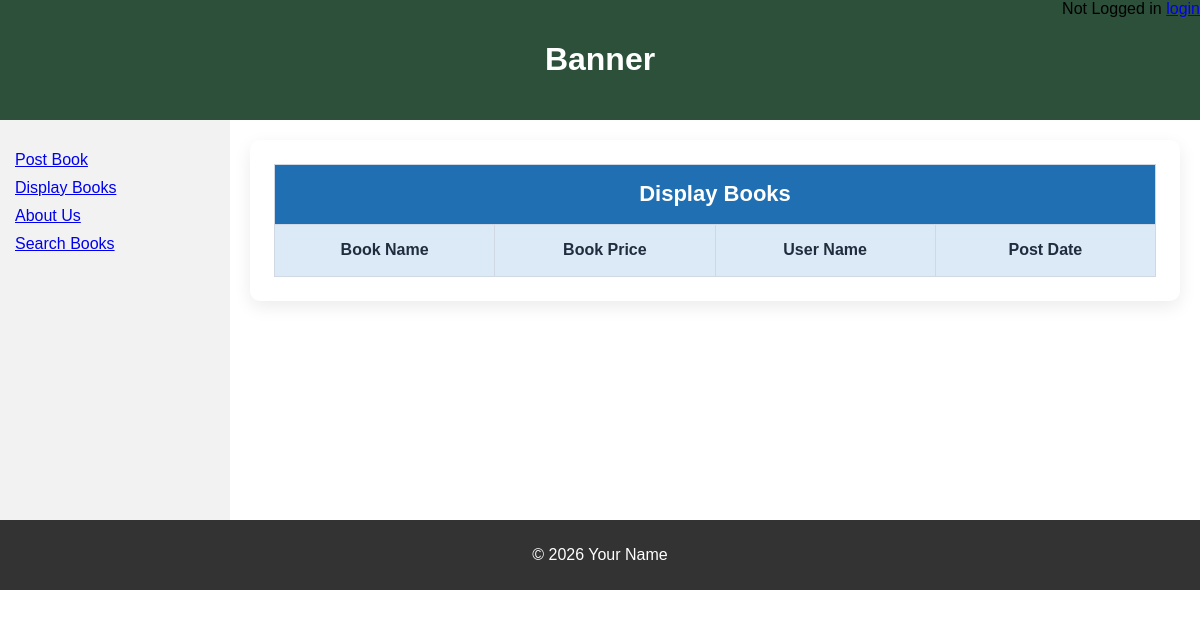
The app's page /displaybooks, older data.
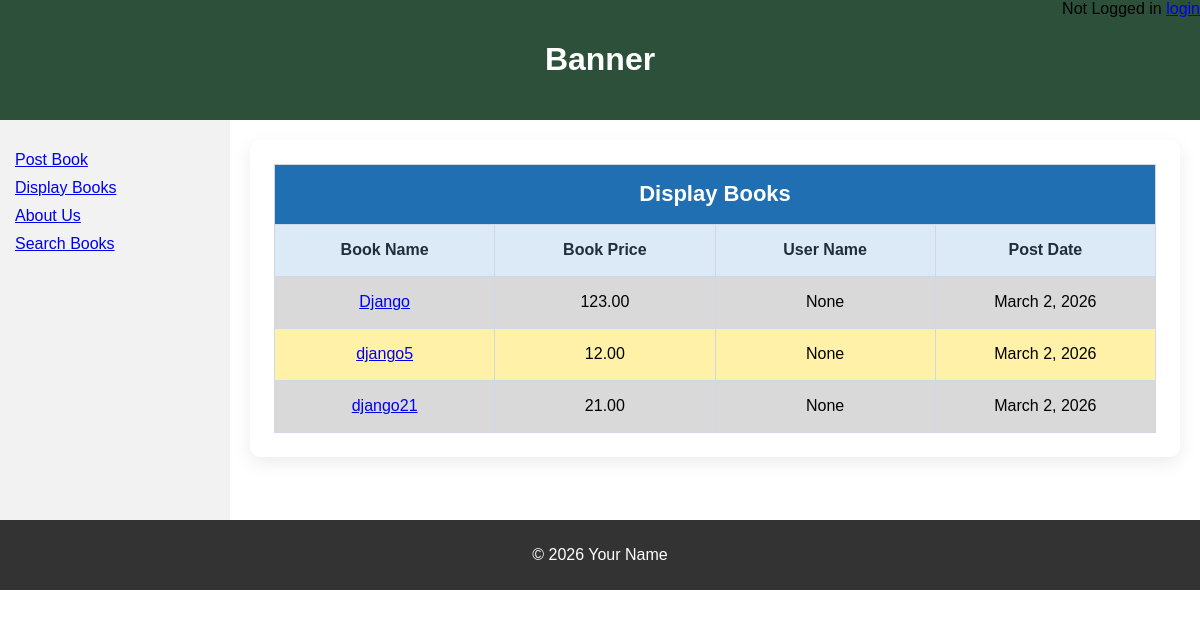
The same page, newer data.
### bookMng/models.py (models this page shows, shortened)
class MainMenu(models.Model):
    item = models.CharField(max_length=300, unique=True)
    link = models.CharField(max_length=300, unique=True)

class Book(models.Model):
    name = models.CharField(max_length=200)
    web = models.URLField(max_length=300)
    price = models.DecimalField(decimal_places=2, max_digits=8)
    publishdate = models.DateField(auto_now=True)
    picture = models.FileField(upload_to='bookEx/static/uploads')
    pic_path = models.CharField(max_length=300, editable=False, blank=True)
    username = models.ForeignKey(User, blank=True, null=True, on_delete=models.CASCADE)

### bookMng/views.py (the view)
# urls.py: path('displaybooks', views.displaybooks, name='displaybooks'),
def displaybooks(request):
    books = Book.objects.all()
    for b in books:
        b.pic_path = b.picture.url[14:]
    return render(request,
                  'bookMng/displaybooks.html',
                  {
                      'item_list': MainMenu.objects.all(),
                      'books': books
                  })

### bookEx/templates/bookMng/displaybooks.html
{% extends "base.html" %}
{% load static %}
{% block sidenav %}
   {% for item in item_list %}
      <li>
        <a href="{{ item.link }}">  {{ item.item }} </a>
      </li>
   {% endfor %}
{% endblock sidenav %}
{% block content %}
  <div class="table-container">
    <table class="professional-table">
      <thead>
        <tr class="table-title-row">
          <th colspan="4">Display Books</th>
        </tr>
        <tr>
          <th>Book Name</th>
          <th>Book Price</th>
          <th>User Name</th>
          <th>Post Date</th>
        </tr>
      </thead>
      <tbody>
        {% for book in books %}
        <tr>
          <td><a href="book_detail/{{ book.id }}">  {{ book.name }} </a></td>
          <td>{{ book.price }}</td>
          <td>{{ book.username }}</td>
          <td>{{ book.publishdate }}</td>
        </tr>
         {% endfor %}
      </tbody>
    </table>
  </div>
{% endblock content %}

Row changes from the older to the newer data that the page shows:
added Book: name "Django", price "123.00", username "None", publishdate "March 2, 2026"
added Book: name "django5", price "12.00", username "None", publishdate "March 2, 2026"
added Book: name "django21", price "21.00", username "None", publishdate "March 2, 2026"
